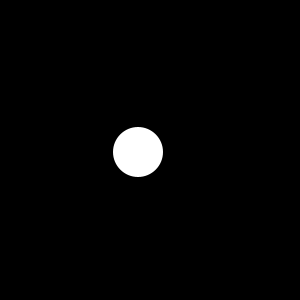
Frame 1 (no input)
Frame 60 (the mouse pressed at the canvas centre just before this capture): blank canvas, image omitted
Frame 120 (the mouse held since frame 60 and released just before this capture): blank canvas, image omitted

The Processing sketch that drew this single still picture (run headless with seeded random() and noise(); from frame 60 on, the mouse is pressed at the canvas centre):

// Processing sketch: sketch_03_particle_class_constractor
// ── sketch_03_particle_class_constractor.pde
Particle p;

void setup(){
 
  size(300,300);
  noStroke();
  
  p = new Particle(133.0, 150.0, 50.0, 5.0, 2.0); 
}
 
void draw(){
  
  background(0);
  p.update();
  p.display();
}

class Particle{
  float x;
  float y;
  float d;
  float vx;
  float vy;
  
  Particle(float _x, float _y, float _d, float _vx, float _vy){
    x = _x;
    y = _y;
    d = _d;
    vx = _vx;
    vy = _vy;
  }
  
  void display(){
    ellipse(x, y, d, d); 
  }
  
  void update(){
    x = x + vx;
    y = y + vy;
    
  }
  
}
